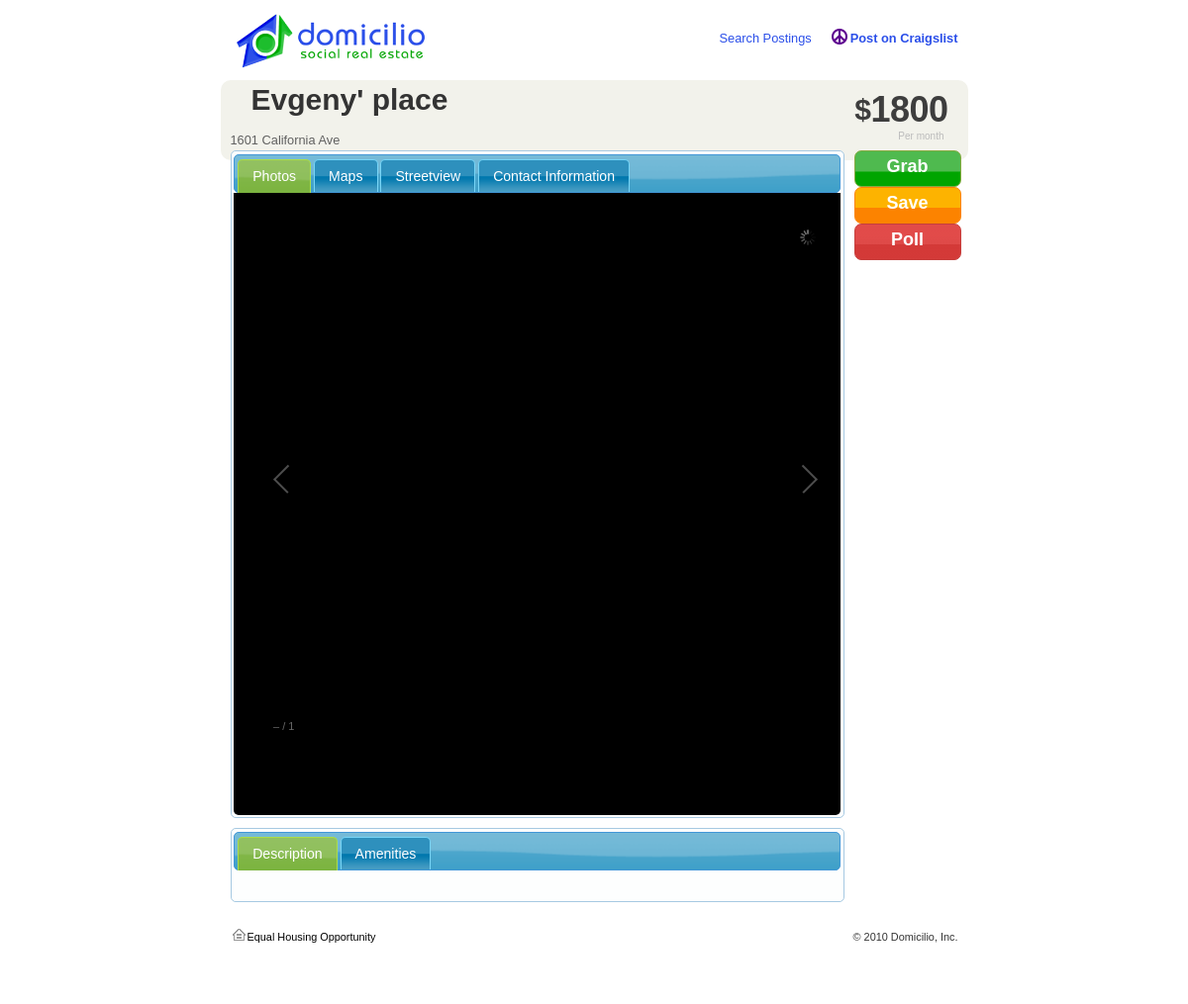
/view_posting.php?id=3, run on the app's committed database.
### tables this page shows
CREATE TABLE postings (
id BIGINT not null AUTO_INCREMENT,
owner_id BIGINT not null,
title varchar(1000),
cost varchar(64),
bedrooms INT,
address varchar(1000),
city varchar(64),
state varchar(32),
info varchar(20000),
location point,
PRIMARY KEY (id)
);

### lib/core.php (called while the page is built, shortened)
<?php
function id($a) {
  return $a;
}
function idx($array, $key, $default = null) {
  return $array[$key];
}
function edx($array, $key, $default = null) {
  return $array[$key];
}
?>

### lib/db.php (called while the page is built, shortened)
<?php
require_once('../lib/core.php');
function db_escape( $s )
{
  return mysql_real_escape_string( $s );
}
function db_fetch( $res )
{
  return mysql_fetch_row( $res );
}
function db_query( $query )
{
  $result = mysql_query($query);
  return $result;
}
?>

### lib/Posting.php (called while the page is built, shortened)
<?php
require_once("../lib/core.php");
require_once("../lib/db.php");
class Posting {
  protected
    $id,
    $title,
    $address,
    $state,
    $city,
    $info,
    $cost,
    $ownerId,
    $location = array('lat' => 0, 'lng' => 0),
    $photos = array();
  public static function fromDB($id) {
    $res = db_query("select id, title, cost, address, city, state,"
      . " info, owner_id, X(location), Y(location) from postings where id='"
      . db_escape($id) . "';");
    if ($arr = db_fetch($res)) {
      $id = $arr[0];
      $posting = id(new Posting())
                   ->setId($id)
                   ->setTitle(edx($arr, 1, 'New posting'))
                   ->setCost(edx($arr, 2, 0))
                   ->setAddress(edx($arr, 3, ''))
                   ->setCity(edx($arr, 4, ''))
                   ->setState(edx($arr, 5))
                   ->setInfo(edx($arr, 6, 'No info'))
                   ->setOwnerId(edx($arr, 7, 0))
                   ->setLocation(edx($arr, 8, 0), edx($arr, 9, 0));
      $res = db_query("select photo_id, photo_url,"
          . " photo_url_thumbnail from posting_photos where posting_id = '"
          . db_escape($id) . "';");
      while($arr = db_fetch($res)) {
        $posting->addPhoto($arr[0], $arr[2], $arr[1]);
      }
      return $posting;
    } else {
      return false;
    }
  }
  public function setLocation($new_lat, $new_lng) {
    return $this;
  }
  public function addPhoto($photo_id, $photo_preview, $photo_src) {
    return $this;
  }
  public function setId($new_id) {
    return $this;
  }
  public function setTitle($new_title) {
    $this->title = $new_title;
    return $this;
  }
  public function getTitle() {
    return $this->title;
  }
  public function setInfo($new_info) {
    return $this;
  }
  public function setAddress($new_address) {
    $this->address = $new_address;
    return $this;
  }
  public function getAddress() {
    return $this->address;
  }
  public function setCost($new_cost) {
    $this->cost = $new_cost;
    return $this;
  }
  public function getCost() {
    return $this->cost;
  }
  public function setCity($new_city) {
    return $this;
  }
  public function setState($new_state) {
    return $this;
  }
  public function setOwnerId($new_owner_id) {
    return $this;
  }
}
?>

### www/view_posting.php (the view, shortened to what this page needs)
<?php
require_once('../lib/Posting.php');
$id = (int)idx($_GET, 'id', 0);
$posting = Posting::fromDB($id);
if ($posting) {
?>
<div id="view">
<h1><?php echo htmlspecialchars($posting->getTitle()); ?></h1>
<div class="price">
      <div class="price_data">
          <sup class="currency_if_required"></sup><sup>$</sup>
      <div class="currency_with_sup"><?php echo htmlspecialchars($posting->getCost()); ?></div>
       </div>
   <div class="price_modifier">                    Per month
    </div>
               </div>
<br /> <br />
<?php echo htmlspecialchars($posting->getAddress()); ?>
<div id="left">
<div id="tabs">
<ul>
	<li><a href="#tabs-2">Photos</a></li>
	<li><a href="#tabs-3">Maps</a></li>
	<li><a href="#tabs-4">Streetview</a></li>
	<li><a href="#tabs-1">Contact Information</a></li>
</ul>
<div id="tabs-2" style="min-height: 400px; min-width:500px; text-align: center;background-color: black;">
	<div class="images" style="height:600px; width: 590px;">
	</div>
</div>
</div>
<div id="tabs2" style="margin-top:10px;margin-bottom:10px;">
<ul>
	<li><a href="#tabs-5">Description</a></li>
	<li><a href="#amenities">Amenities</a></li>
</ul>
<div id="tabs-5">
</div>
        </div>
</div><div id="right">
<div class="v3_button" style="width:50px;height:25px;">Grab</div>
<div class="v3_button v3_orange" style="width:50px;height:25px;">Save</div>
<div class="v3_button v3_red" style="width:50px;height:25px;">Poll</div>
</div>
</div>
<?php
} else {
  echo "I don't get it.";
}
  require_once('../lib/footer.php');
?>

### www/css/main.css (style rules this page uses)
h1, h2, h3, h4, h5, h6 { font-weight: normal; margin: 0; }
a { color: #2B4FE9; }
h1 { color:#333333; float:left; font-size:30px; font-weight:bold; padding:0 0 0 21px; }
body { font-family: Arial, Helvetica, sans-serif; font-size: 100%; background: #fff url(../images/body-bkg.jpg) no-repeat center top; margin: 0 0 100px 0; color: #606060; }
#left { float: left; width: 620px; }
#right { float: right; width: 100px; margin-right: 5px; }
#left li { text-decoration: none; list-style-type: none; //max-height: 50px; }
#tabs li { text-decoration: none; list-style-type: none; }
#v3_search, #search_header, #search_body, .search_result, .price, .room_title, #search_filters, #results { overflow:hidden; }
.v3_button { color:#FFFFFF !important; height:42px; width:auto; font-size:18px; cursor:pointer; padding:5px 28px; background:transparent url('../images/v3_button_bgs_001.png') repeat-x 0 0; border:1px solid #85AA40; font-weight:bold; text-align:center; -moz-border-radius:7px;-webkit-border-radius: 7px; -webkit-box-shadow:0 0 6px transparent; font-family:Arial, Helvetica, Tahoma; }
.v3_orange { background-position:0 -126px !important; border-color:#fc8300 !important; }
.v3_red { background-position:0 -168px !important; border-color:#c63e3c !important; }
.price { float:right; margin-top:-4px; width:128px; }
.price_data { color:#3D3D3D; float:right; font-size:36px; font-weight:bold; height:44px; letter-spacing:-0.5px; line-height:44px; padding:2px 10px 0 0; }
.currency_with_sup { float:right; }
.price_modifier { color:#BBBBBB; float:right; font-size:10px; margin-top:-5px; padding-right:14px; text-align:right; width:103px; }
#view { background-color:#F2F2EB; -webkit-border-radius:10px; -moz-border-radius: 10px;padding:10px; }

### data on the page
postings: title "Evgeny' place", cost "1800", address "1601 California Ave"
